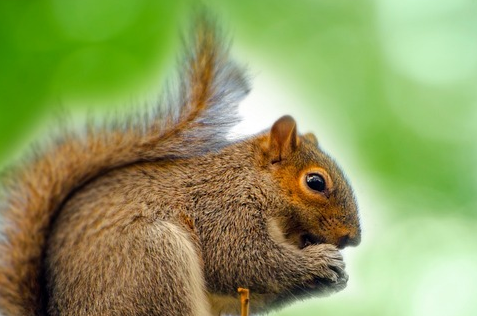
#> input picture lab1-hybrid-image/gui/res/squirrel1.png, 477 x 316 px, found by its file name
$ python fft_20230326165802.py
#> lines starting #> are read from the running program, lines starting #| are printed output that depends on the picture
import cv2
import numpy as np
from matplotlib import pyplot as plt

pairs = [
    ('res/squirrel1.png', 'res/bunny1.png'),
    ('res/cat.jpg', 'res/dog.jpg'),
    ('res/donkey1.png', 'res/zebra1.png'),
]
pair_idx = 0

ksize1, sigma1, ksize2, sigma2 = 39, 11, 21, 5
d1, d2 = 10, 10


def spatial_hybrid_image(img1, img2, ksize1, sigma1, ksize2, sigma2):
    # convert to float32
    img1_low = cv2.GaussianBlur(img1, (ksize1, ksize1), sigma1)
    img2_low = cv2.GaussianBlur(img2, (ksize2, ksize2), sigma2)
    img2_high = cv2.subtract(img2, img2_low)

    cv2.imshow('img1_low', img1_low)
    cv2.imshow('img2_high', img2_high)


def spectral_hybrid_image(image1, image2, d1, d2):
    # convert to float32
    image1 = np.float32(image1)
    image2 = np.float32(image2)

    # get the size of the images
    rows, cols = image1.shape

    # construct the Gaussian low-pass and high-pass filters
    # move origin of filters so that it's at the top left corner to
    # match with the input images
    crow, ccol = rows // 2, cols // 2
    mask1 = np.zeros((rows, cols, 2), np.float32)
    mask2 = np.zeros((rows, cols, 2), np.float32)
    mask1[crow - d1:crow + d1, ccol - d1:ccol + d1] = 1
    mask2[crow - d2:crow + d2, ccol - d2:ccol + d2] = 1

    # apply filter
    f1 = cv2.dft(image1, flags=cv2.DFT_COMPLEX_OUTPUT)
    f2 = cv2.dft(image2, flags=cv2.DFT_COMPLEX_OUTPUT)
    f1 = cv2.mulSpectrums(f1, mask1, 0)
    f2 = cv2.mulSpectrums(f2, mask2, 0)
    f = cv2.add(f1, f2)

    # inverse DFT
    fshift = np.fft.fftshift(f)
    img_back = cv2.idft(fshift)
    img_back = cv2.magnitude(img_back[:, :, 0], img_back[:, :, 1])

    # convert back to uint8
    cv2.normalize(img_back, img_back, 0, 1, cv2.NORM_MINMAX)
    cv2.imshow('Hybrid Image', img_back)

if __name__ == '__main__':
    img1 = cv2.imread(pairs[pair_idx][0], 0)    # read as grayscale
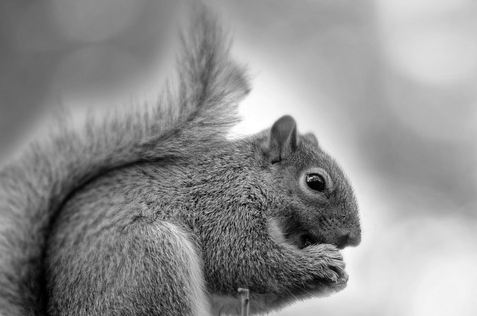
#> img1: shape (316, 477); min 0, max 255, mean 143.5
    img2 = cv2.imread(pairs[pair_idx][1], 0)
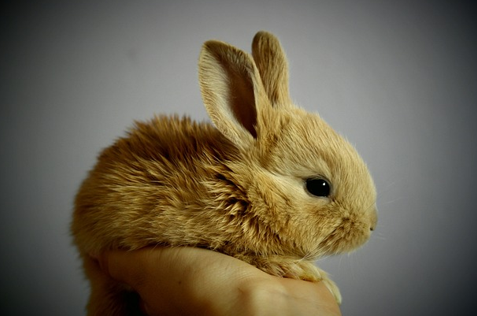
#> input picture lab1-hybrid-image/gui/res/bunny1.png, 477 x 316 px, found by its file name
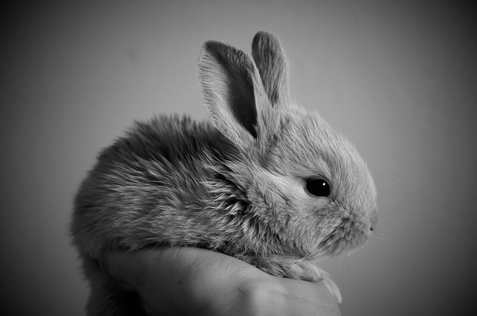
#> img2: shape (316, 477); min 0, max 235, mean 97.6

    # spatial_hybrid_image(img1, img2, ksize1, sigma1, ksize2, sigma2)
    spectral_hybrid_image(img1, img2, d1, d2)
#> in spectral_hybrid_image, `img_back = cv2.magnitude(img_back[:, :, 0], img_back[:, :, 1])`:
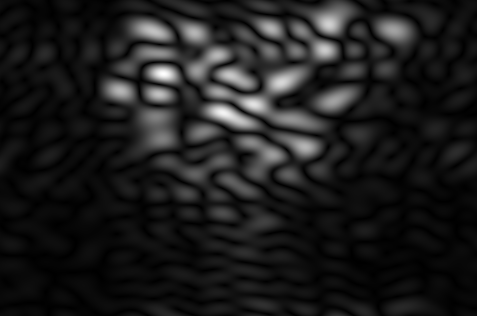
#> img_back: shape (316, 477) float32; min 28.65, max 170248.5, mean 19618.4; drawn with min black and max white
    cv2.waitKey(0)

    # [16 lines of commented-out code are left out]
